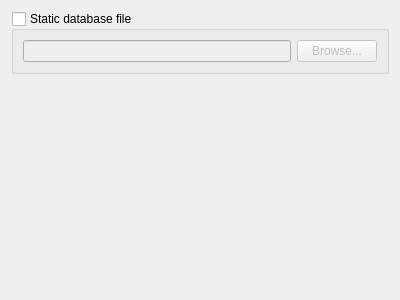
<?xml version="1.0" encoding="UTF-8"?>
<ui version="4.0">
 <class>SettingsPage</class>
 <widget class="QWidget" name="SettingsPage">
  <property name="geometry">
   <rect>
    <x>0</x>
    <y>0</y>
    <width>400</width>
    <height>300</height>
   </rect>
  </property>
  <property name="windowTitle">
   <string>Form</string>
  </property>
  <layout class="QVBoxLayout" name="verticalLayout">
   <item>
    <widget class="QGroupBox" name="staticDBFile">
     <property name="title">
      <string>Static database file</string>
     </property>
     <property name="checkable">
      <bool>true</bool>
     </property>
     <property name="checked">
      <bool>false</bool>
     </property>
     <layout class="QHBoxLayout" name="horizontalLayout">
      <item>
       <widget class="QLineEdit" name="staticDbFileLineEdit">
        <property name="readOnly">
         <bool>true</bool>
        </property>
       </widget>
      </item>
      <item>
       <widget class="QPushButton" name="browseBttn">
        <property name="text">
         <string>Browse...</string>
        </property>
       </widget>
      </item>
     </layout>
    </widget>
   </item>
   <item>
    <spacer name="verticalSpacer">
     <property name="orientation">
      <enum>Qt::Vertical</enum>
     </property>
     <property name="sizeHint" stdset="0">
      <size>
       <width>20</width>
       <height>40</height>
      </size>
     </property>
    </spacer>
   </item>
  </layout>
 </widget>
 <resources/>
 <connections/>
</ui>
